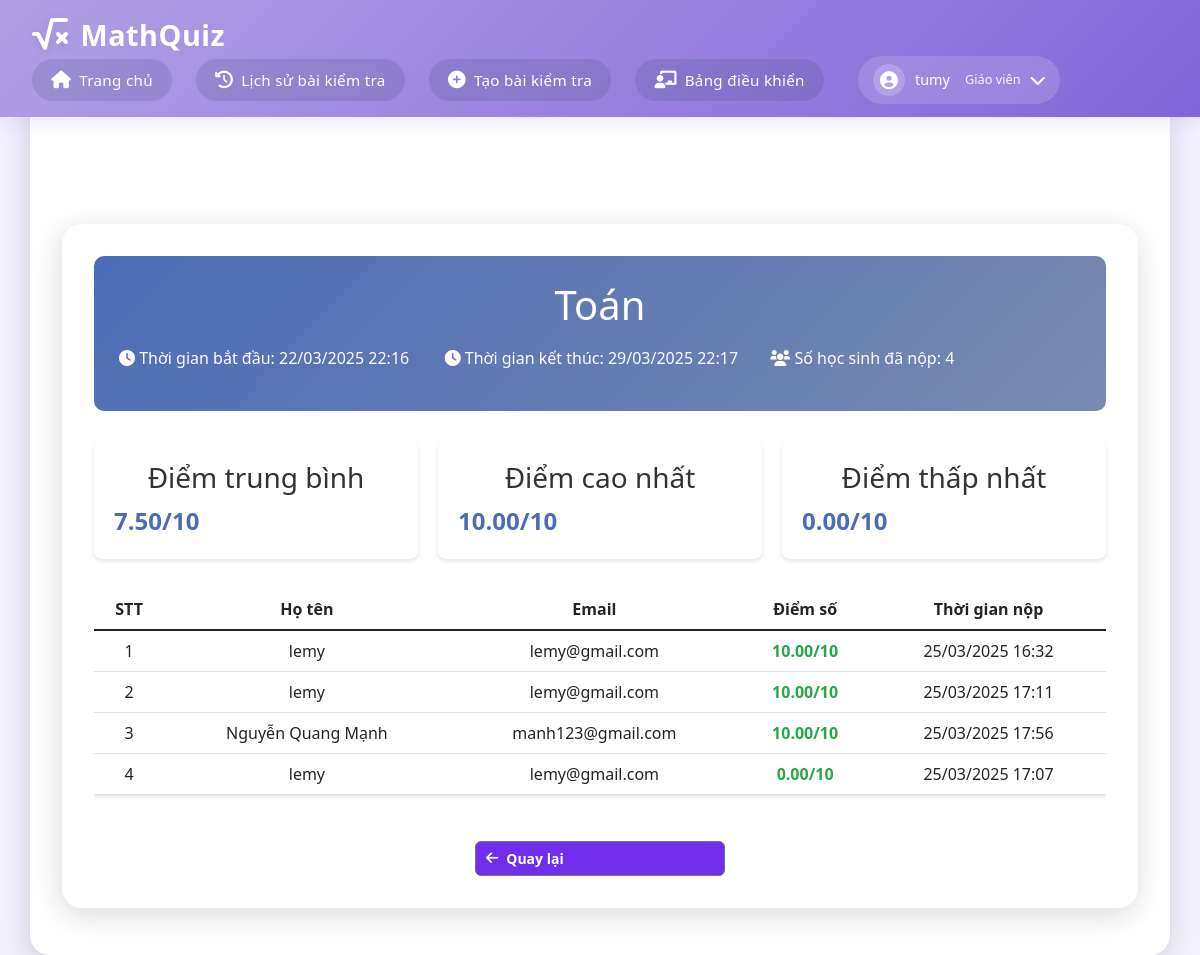
The app's page /quiz/4/students (signed in), older data.
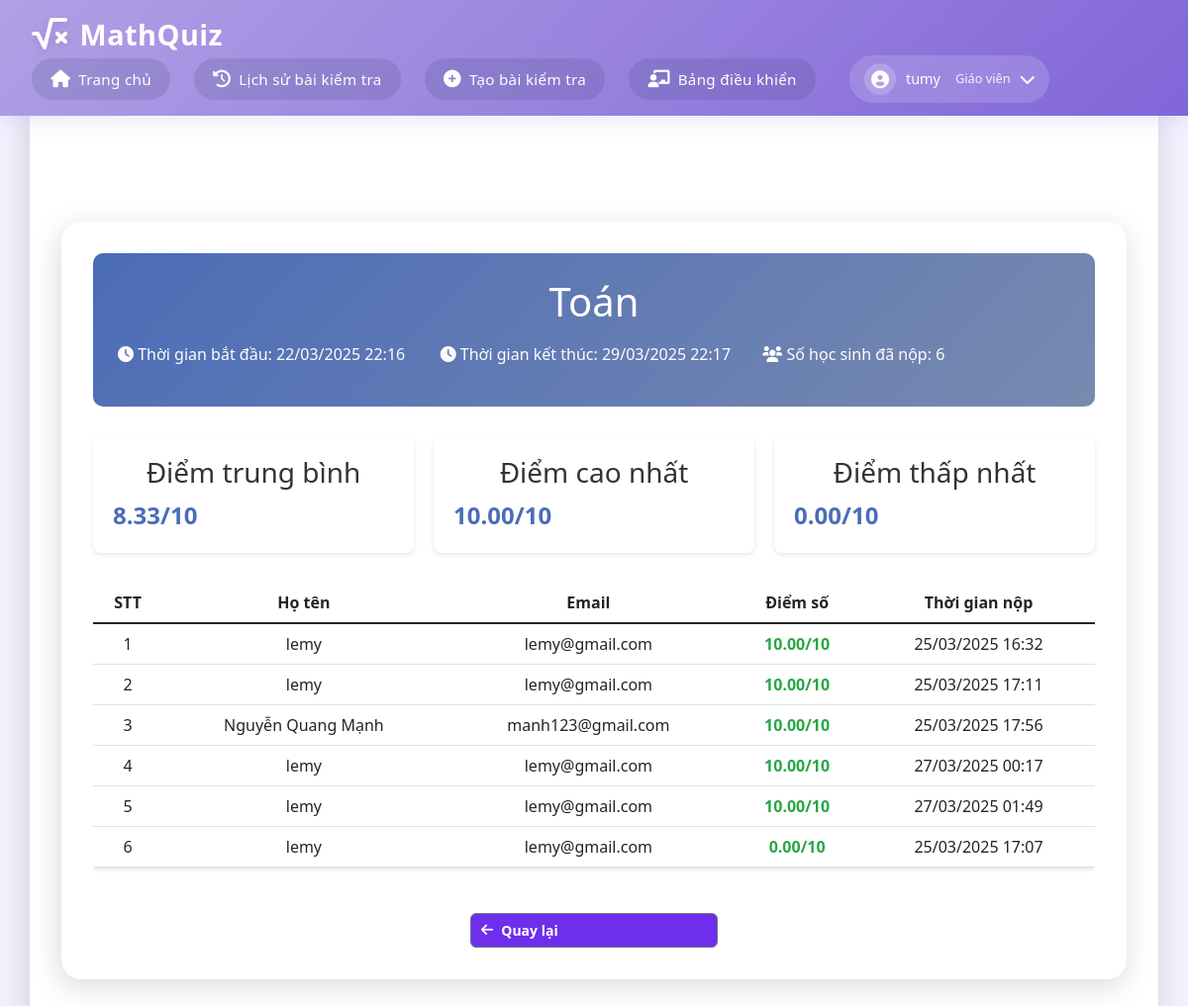
The same page, newer data.
### app.py (models this page shows)
class QuizResult(db.Model):
    id = db.Column(db.Integer, primary_key=True)
    quiz_id = db.Column(db.Integer, db.ForeignKey('quiz.id'), nullable=False)
    student_id = db.Column(db.Integer, db.ForeignKey('user.id'), nullable=False)
    score = db.Column(db.Float, nullable=False)
    submitted_at = db.Column(db.DateTime, nullable=False, default=datetime.now)
    quiz = db.relationship('Quiz', backref='results', lazy=True)
    student = db.relationship('User', backref='quiz_results', lazy=True)

class User(db.Model):
    id = db.Column(db.Integer , primary_key=True)
    email = db.Column(db.String(120), unique=True, nullable=False)
    username = db.Column(db.String(80), unique=True, nullable=False)
    password = db.Column(db.String(120), nullable=False)
    role = db.Column(db.String(20), nullable=False)  # 'teacher' or 'student'

### app.py (the view)
@app.route('/quiz/<int:quiz_id>/students')
def quiz_students(quiz_id):
    if 'user_id' not in session or session['role'] != 'teacher':
        flash('Bạn không có quyền truy cập trang này!')
        return redirect(url_for('home'))
    quiz = Quiz.query.get_or_404(quiz_id)
    if quiz.teacher_id != session['user_id']:
        flash('Bạn không có quyền xem kết quả bài kiểm tra này!')
        return redirect(url_for('history'))
    results = QuizResult.query.filter_by(quiz_id=quiz_id)\
        .join(User, QuizResult.student_id == User.id)\
        .order_by(QuizResult.score.desc())\
        .all()
    return render_template('quiz_students.html', quiz=quiz, results=results)

### templates/quiz_students.html (shortened to what this page needs)
{% extends "base.html" %}
{% block content %}
<div class="container">
    <div class="quiz-header">
        <h1>{{ quiz.title }}</h1>
        <div class="quiz-meta">
            <p><i class="fas fa-clock"></i> Thời gian bắt đầu: {{ quiz.start_time.strftime('%d/%m/%Y %H:%M') }}</p>
            <p><i class="fas fa-clock"></i> Thời gian kết thúc: {{ quiz.end_time.strftime('%d/%m/%Y %H:%M') }}</p>
            <p><i class="fas fa-users"></i> Số học sinh đã nộp: {{ results|length }}</p>
        </div>
    </div>
    <div class="stats-summary">
        <div class="stat-card">
            <h3>Điểm trung bình</h3>
            <p class="stat-value">{{ "%.2f"|format(results|map(attribute='score')|sum / results|length) if results else 0 }}/10</p>
        </div>
        <div class="stat-card">
            <h3>Điểm cao nhất</h3>
            <p class="stat-value">{{ "%.2f"|format(results|map(attribute='score')|max) if results else 0 }}/10</p>
        </div>
        <div class="stat-card">
            <h3>Điểm thấp nhất</h3>
            <p class="stat-value">{{ "%.2f"|format(results|map(attribute='score')|min) if results else 0 }}/10</p>
        </div>
    </div>
    {% if results %}
        <div class="table-responsive">
            <table class="table">
                <thead>
                    <tr>
                        <th>STT</th>
                        <th>Họ tên</th>
                        <th>Email</th>
                        <th>Điểm số</th>
                        <th>Thời gian nộp</th>
                    </tr>
                </thead>
                <tbody>
                    {% for result in results %}
                    <tr>
                        <td>{{ loop.index }}</td>
                        <td>{{ result.student.username }}</td>
                        <td>{{ result.student.email }}</td>
                        <td class="score-cell">{{ "%.2f"|format(result.score) }}/10</td>
                        <td>{{ result.submitted_at.strftime('%d/%m/%Y %H:%M') }}</td>
                    </tr>
                    {% endfor %}
                </tbody>
            </table>
        </div>
    {% else %}
        <p class="no-results">Chưa có học sinh nào nộp bài</p>
    {% endif %}
    <div class="action-buttons">
        <a href="{{ url_for('history') }}" class="btn btn-secondary">
            <i class="fas fa-arrow-left"></i> Quay lại
        </a>
    </div>
</div>
{% endblock %}

Row changes from the older to the newer data that the page shows:
added QuizResult: student.username "lemy", student.email "lemy@gmail.com", score "10.00", submitted_at "27/03/2025 00:17"
added QuizResult: student.username "lemy", student.email "lemy@gmail.com", score "10.00", submitted_at "27/03/2025 01:49"
Text that changed along with them:
{{ results|length }}: "4" → "6"
text no longer shown: "7.50"
text now shown: "8.33"
